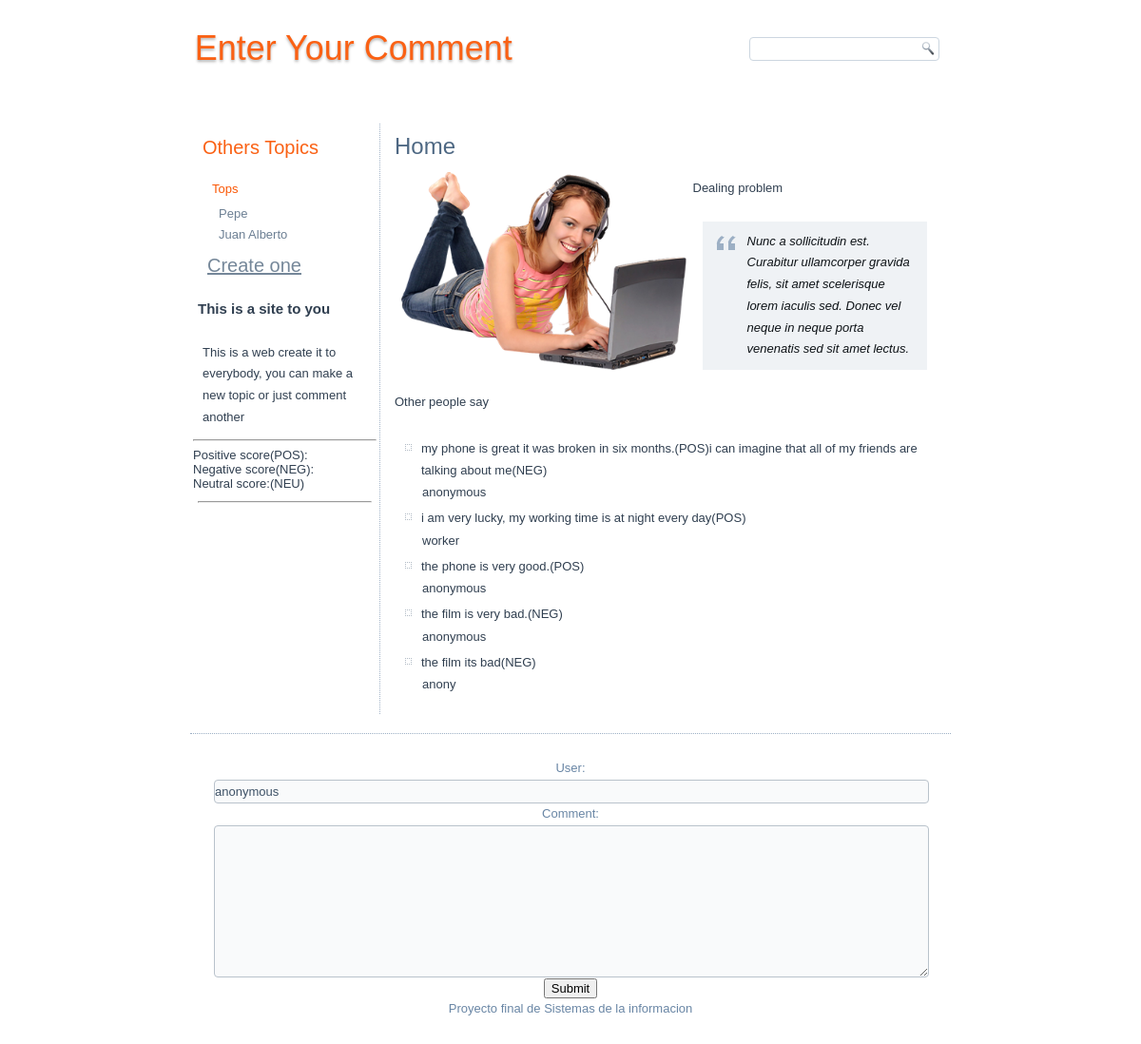
The app's page /index/ with its own data.
### App/models.py (models this page shows, shortened)
class Topic(models.Model):
    topic = models.CharField(max_length=160, null=False, blank=False, )
    creator = models.CharField(max_length=50, null=False, blank=False, )
    comment = models.TextField()
    users = models.ManyToManyField(User, blank=True)
    def __str__(self):
        return self.creator

class User(models.Model):
    user = models.CharField(max_length=50, default='anonymous')
    comment = models.TextField()
    pos = models.IntegerField(null=True,blank=True)
    neg = models.IntegerField(null=True,blank=True)
    neu = models.IntegerField(null=True,blank=True)

### App/views.py (the view)
# urls.py: url(r'^index/$', views.plantiart),
def plantiart(request):
    results = Topic.objects.all()  # .distinct()
    user = User.objects.all()
    if request.method == 'POST':
        form = ContactForm(request.POST)
        if form.is_valid():
            es = form.save(commit=False)
            dic_sent = classi(es.comment.lower())
            cad = ""
            _Ps = 0
            _Ns = 0
            _NEUs = 0
            for sent in dic_sent:
                cad = cad + sent + '(' + dic_sent[sent] + ')'
            es.comment = cad
            es.save()
            return render(request, 'index.html',
                          {"results": results, "coments": user, 'form': ContactForm(initial={'sender': 'anonymous'})})
    else:
        form = ContactForm(initial={'sender': 'anonymous'})
    return render(request, 'index.html',
                  {"results": results, "coments": user, 'form': form})

### App/form.py
class ContactForm(forms.ModelForm):
    class Meta:
        model = User
        fields = ('user', 'comment',)

### templates/index.html (shortened to what this page needs)
{% load static %}
<!DOCTYPE html>
<html dir="ltr" lang="en-US">
<head>
    <link rel="stylesheet" href="{% static "style.css" %}" media="screen">
    <link rel="stylesheet" href="{% static "style.responsive.css" %}" media="all">
</head>
<body>
<div id="art-main">
    <div class="art-sheet clearfix">
        <header class="art-header">
            <div class="art-shapes"></div>
            <h1 class="art-headline"><a href="/">Enter Your Comment</a>
            </h1>
            <div class="art-textblock art-object227400126">
                <form class="art-search" name="Search" action="." method="GET">
                    <input type="text" name="query" value="{{ query|escape }}">
                    <input type="submit" value="Search" class="art-search-button">
                </form>
            </div>
        </header>
        <div class="art-layout-wrapper">
            <div class="art-content-layout">
                <div class="art-content-layout-row">
                    <div class="art-layout-cell art-sidebar1">
                        <div class="art-vmenublock clearfix">
                            <div class="art-vmenublockheader">
                                <h3 class="t">Others Topics</h3>
                            </div>
                            <div class="art-vmenublockcontent">
                                <ul class="art-vmenu">
                                    <li><a href="home.html" class="active">Tops</a>
                                        <ul class="active">
                                            {% if results %}
                                                {% for book in results %}
                                                    <li>
                                                        <a href=" topics/{{ book }}">{{ book|escape }}</a>
                                                    </li>
                                                {% endfor %}
                                            {% else %}
                                                <li>There are not other topics yet</li>
                                            {% endif %}
                                        </ul>
                                    </li>
                                </ul>
                            </div>
                        </div>
                        <div class="art-block clearfix">
                            <div class="art-blockheader">
                                <h5 class="t"><a href="contact.html">Create one</a></h5>
                            </div>
                            <div class="art-blockcontent"><h5>This is a site to you</h5>
                                <br>
                                <p>This is a web create it to everybody, you can make a new topic or just comment
                                    another
                                </p>
                            </div>
                            <div class="art_blockcontent">
                                <hr>
                                <P>Positive score(POS):{{ pscore }}</P>
                                <P>Negative score(NEG):{{ nscore }}</P>
                                <P>Neutral score:(NEU){{ nescore }}</P>
                            </div>
                            <div class="art-blockcontent">
                                <hr>
                            </div>
                        </div>
                    </div>
                    <div class="art-layout-cell art-content">
                        <article class="art-post art-article">
                            <h2 class="art-postheader">Home</h2>
                            <div class="art-postcontent art-postcontent-0 clearfix">
                                <div class="art-content-layout">
                                    <div class="art-content-layout-row">
                                        <div class="art-layout-cell layout-item-0" style="width: 100%">
                                            <div class="image-caption-wrapper" style="width: 55%; float: left"><img
                                                    alt="an image" style="width: 100%; max-width:420px"
                                                    class="art-lightbox" src="{% static "images/write.png" %}">
                                            </div>
                                            <p>Dealing problem</p>
                                            <div class="art-layout-cell layout-item-0" style="width: 50%">
                                                <blockquote style="margin: 10px 0">
                                                    {% if topic %}
                                                        <p>{{ topic }}</p>
                                                    {% else %}
                                                        Nunc a sollicitudin est. Curabitur
                                                        ullamcorper gravida felis, sit amet scelerisque lorem iaculis
                                                        sed.
                                                        Donec
                                                        vel neque in neque porta venenatis sed sit amet lectus.
                                                    {% endif %}
                                                </blockquote>
                                            </div>
                                            <p>Other people say</p>
                                        </div>
                                    </div>
                                </div>
                                <div class="art-content-layout">
                                    <div class="art-content-layout-row">
                                        <div class="art-layout-cell layout-item-0" style="width: 50%">
                                            <ul>
                                                {% for coment in coments %}
                                                    <li>{{ coment.comment|escape }}<p>{{ coment.user }}</p></li>
                                                {% endfor %}
                                            </ul>
                                        </div>
                                    </div>
                                </div>
                            </div>
                        </article>
                    </div>
                </div>
            </div>
        </div>
        <footer class="art-footer">
            {% block content %}
                <form action="." method="POST" class="post-form">{% csrf_token %}
                    {{ form.as_p }}
                    <p><input type="submit" value="Submit"></p>
                </form>
            {% endblock %}
            <p>Proyecto final de Sistemas de la informacion</p>
        </footer>
    </div>
</div>
</body>
</html>

### templates/index.html (style rules this page uses)
.art-content .art-postcontent-0 .layout-item-0 { padding-right: 10px; padding-left: 10px; }

### records on screen
Topic: creator "Pepe"
Topic: creator "Juan Alberto"
User: comment "my phone is great it was broken in six months.(POS)i can imagine that all of my friends are talking about me(NEG)", user "anonymous"
User: comment "i am very lucky, my working time is at night every day(POS)", user "worker"
User: comment "the phone is very good.(POS)", user "anonymous"
User: comment "the film is very bad.(NEG)", user "anonymous"
User: comment "the film its bad(NEG)", user "anony"
